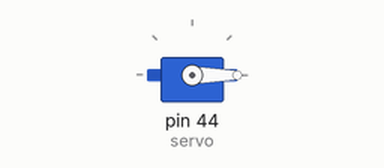
Simulated run of this sketch. Board: Arduino Mega 2560, built with avr-gcc and run on an emulated ATmega2560. On the bench: servo.

Above: at 0.1 s.
At 9.1 s:
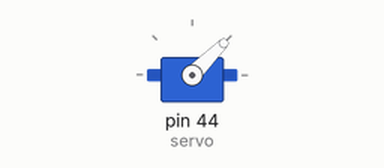
At 18.1 s:
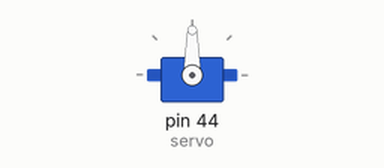
At 36.13 s:
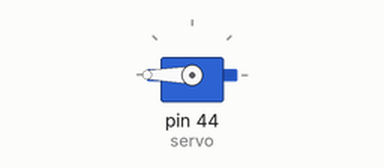
Timing chart, 0 to 40.0 s (numbered marks = the images above):
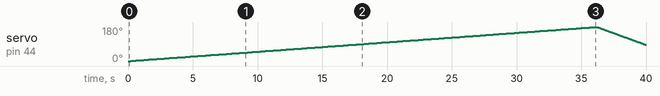

Measured:
- by itself, servo on pin 44 (servo): rises from 0° to 180° in 35.8 s, then falls to 86° in 4.0 s

The sketch:

auto_left_right.ino
```cpp
#include <Servo.h>

Servo servo;  // create servo object to control a servo

void setup() {
  servo.attach(44);
  servo.write(0);
}

void loop() {
  for (int pos = 0; pos <= 180; pos += 1) {
    // in steps of 1 degree
    servo.write(pos);
    delay(200);
  }

  for (int pos = 180; pos >= 0; pos -= 1) {
    servo.write(pos);
    delay(40);
  }
}
```
